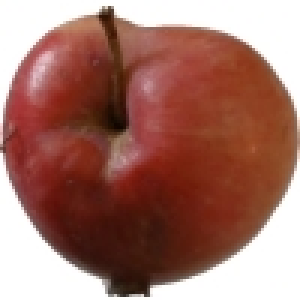
#> input picture fruits-360/Test/Apple 10/r1_67_100.jpg, 100 x 100 px, found by its file name (shown 3 times larger); its folder holds only this picture in this run
$ python extract_test_features.py
#> lines starting #> are read from the running program, lines starting #| are printed output that depends on the picture
import os
import cv2
import numpy as np
import pandas as pd
from skimage.feature import local_binary_pattern
import re
import logging

# Set up logging
logging.basicConfig(filename='extract_test_features.log', level=logging.INFO, format='%(asctime)s - %(message)s')

# Normalize similar classes (merge class names like "Apple 1", "Apple small" to "Apple")
def normalize_class(label):
    return re.sub(r'[^a-zA-Z]', '', label)  # Remove numbers and spaces

# Function to extract features from test images
def extract_test_features(test_data_dir):
#> called with test_data_dir = 'fruits-360/Test'
    features = []
    labels = []

    # Get the total number of images for progress tracking
    total_images = sum([len(os.listdir(os.path.join(test_data_dir, fruit_class))) for fruit_class in os.listdir(test_data_dir) if os.path.isdir(os.path.join(test_data_dir, fruit_class))])
    processed_images = 0

    logging.info(f"Started feature extraction for test data in '{test_data_dir}'...")

    for fruit_class in os.listdir(test_data_dir):
        class_path = os.path.join(test_data_dir, fruit_class)
        if not os.path.isdir(class_path):
            continue

        # Normalize the class name
        normalized_class = normalize_class(fruit_class)
        logging.info(f"Label before normalization: {fruit_class}, normalized: {normalized_class}")

        for img_name in os.listdir(class_path):
            img_path = os.path.join(class_path, img_name)
            img = cv2.imread(img_path)
#> img is the input picture: shape (100, 100, 3); mean B, G, R 104.6, 115, 162.7
            img = cv2.resize(img, (100, 100))  # Resize image to 100x100 pixels

            # Extract color histogram
            hist = cv2.calcHist([img], [0, 1, 2], None, [8, 8, 8], [0, 256, 0, 256, 0, 256])
            hist = cv2.normalize(hist, hist).flatten()
#> hist = 512 values, max 0.815 at index 511, min 0 at index 5, mean 0.00568

            # Convert to grayscale
            gray = cv2.cvtColor(img, cv2.COLOR_BGR2GRAY)
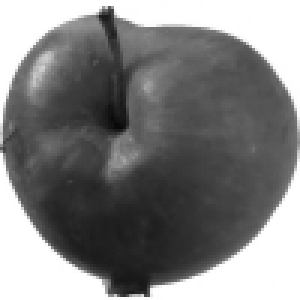
#> gray: shape (100, 100) (shown 3 times larger); min 8, max 255, mean 128.1

            # Extract texture (LBP)
            lbp = local_binary_pattern(gray, P=24, R=3, method='uniform')
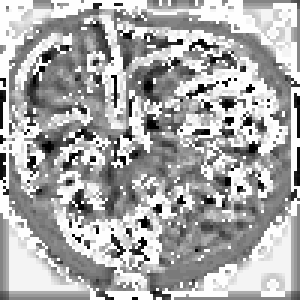
#> lbp: shape (100, 100) float64 (shown 3 times larger); min 0, max 25, mean 16.6; drawn with min black and max white
            lbp_hist, _ = np.histogram(lbp.ravel(), bins=np.arange(0, 27), range=(0, 26))
#> lbp_hist = 26 values, max 2635 at index 25, min 88 at index 2, mean 384.6
            lbp_hist = lbp_hist.astype("float") / lbp_hist.sum()
#> lbp_hist = 26 values, max 0.264 at index 25, min 0.0088 at index 2, mean 0.0385

            # Extract shape features (Hu Moments)
            moments = cv2.moments(gray)
#> moments = moments, m00 1280797, centre m10/m00, m01/m00 = (50.68, 47.93)
            hu_moments = cv2.HuMoments(moments).flatten()
#> hu_moments = [0.00173, 2.32e-09, 1.2e-11, 1.96e-11, -1.77e-22, 4.65e-16, 2.43e-22]
            hu_moments = -np.sign(hu_moments) * np.log10(np.abs(hu_moments) + 1e-10)
#> hu_moments = [2.76, 8.62, 9.95, 9.92, -10, 10, 10]

            # Combine features into a feature vector
            feature_vector = np.hstack([hist, lbp_hist, hu_moments])
#> feature_vector = 545 values, max 10 at index 544, min -10 at index 542, mean 0.0829

            features.append(feature_vector)
            labels.append(normalized_class)  # Use normalized class as label

            processed_images += 1
            if processed_images % 50 == 0:  # Log progress every 50 images
                logging.info(f"Processed {processed_images}/{total_images} images... ({(processed_images/total_images)*100:.2f}%)")
#> pass 2 of the loop in extract_test_features, `for fruit_class in os.listdir(test_data_dir):`:
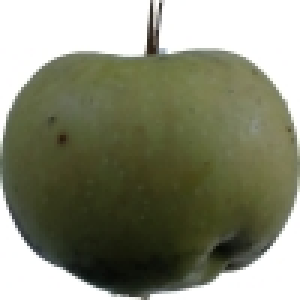
#> input picture fruits-360/Test/Apple 12/r0_235_100.jpg, 100 x 100 px, found by its file name (shown 3 times larger)
#> in extract_test_features, img is the input picture: shape (100, 100, 3); mean B, G, R 118.1, 138.4, 136
#> hist = 512 values, max 0.758 at index 511, min 0 at index 2, mean 0.00479
#> in extract_test_features, `gray = cv2.cvtColor(img, cv2.COLOR_BGR2GRAY)`:
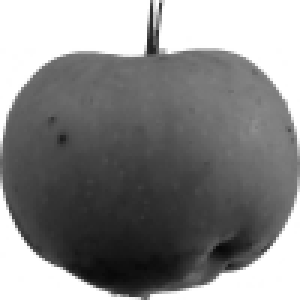
#> gray: shape (100, 100) (shown 3 times larger); min 8, max 255, mean 135.4
#> in extract_test_features, `lbp = local_binary_pattern(gray, P=24, R=3, method='uniform')`:
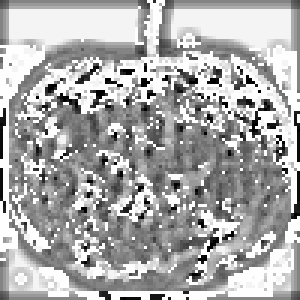
#> lbp: shape (100, 100) float64 (shown 3 times larger); min 0, max 25, mean 16.9; drawn with min black and max white
#> in extract_test_features, `lbp_hist, _ = np.histogram(lbp.ravel(), bins=np.arange(0, 27), range=(..`: lbp_hist = 26 values, max 2337 at index 25, min 52 at index 5, mean 384.6
#> in extract_test_features, `lbp_hist = lbp_hist.astype("float") / lbp_hist.sum()`: lbp_hist = 26 values, max 0.234 at index 25, min 0.0052 at index 5, mean 0.0385
#> moments = moments, m00 1354232, centre m10/m00, m01/m00 = (50.95, 42.08)
#> in extract_test_features, `hu_moments = cv2.HuMoments(moments).flatten()`: hu_moments = [0.00153, 1.43e-09, 3.26e-12, 1.43e-10, 2.26e-21, 7.86e-16, -2.1e-21]
#> in extract_test_features, `hu_moments = -np.sign(hu_moments) * np.log10(np.abs(hu_moments) + 1e-10)`: hu_moments = [2.81, 8.81, 9.99, 9.61, 10, 10, -10]
#> feature_vector = 545 values, max 10 at index 542, min -10 at index 544, mean 0.082
#> pass 3 of the loop in extract_test_features, `for fruit_class in os.listdir(test_data_dir):`:
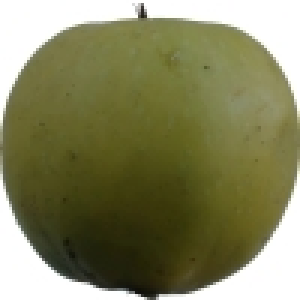
#> input picture fruits-360/Test/Apple 13/r0_219_100.jpg, 100 x 100 px, found by its file name (shown 3 times larger)
#> in extract_test_features, img is the input picture: shape (100, 100, 3); mean B, G, R 95.2, 132.3, 132.7
#> hist = 512 values, max 0.615 at index 511, min 0 at index 2, mean 0.00531
#> in extract_test_features, `gray = cv2.cvtColor(img, cv2.COLOR_BGR2GRAY)`:
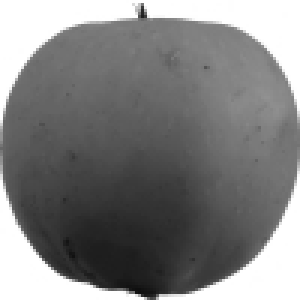
#> gray: shape (100, 100) (shown 3 times larger); min 14, max 255, mean 128.2
#> in extract_test_features, `lbp = local_binary_pattern(gray, P=24, R=3, method='uniform')`:
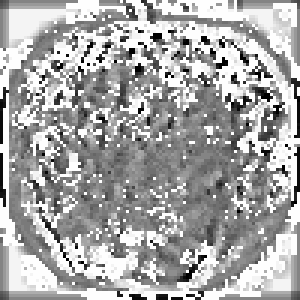
#> lbp: shape (100, 100) float64 (shown 3 times larger); min 0, max 25, mean 16.5; drawn with min black and max white
#> in extract_test_features, `lbp_hist, _ = np.histogram(lbp.ravel(), bins=np.arange(0, 27), range=(..`: lbp_hist = 26 values, max 2723 at index 25, min 62 at index 3, mean 384.6
#> in extract_test_features, `lbp_hist = lbp_hist.astype("float") / lbp_hist.sum()`: lbp_hist = 26 values, max 0.272 at index 25, min 0.0062 at index 3, mean 0.0385
#> moments = moments, m00 1282277, centre m10/m00, m01/m00 = (51.17, 44.87)
#> in extract_test_features, `hu_moments = cv2.HuMoments(moments).flatten()`: hu_moments = [0.00164, 1.37e-09, 8.65e-13, 7.52e-11, -5.58e-22, -1.71e-15, 2.39e-22]
#> in extract_test_features, `hu_moments = -np.sign(hu_moments) * np.log10(np.abs(hu_moments) + 1e-10)`: hu_moments = [2.79, 8.83, 10, 9.76, -10, -10, 10]
#> feature_vector = 545 values, max 10 at index 544, min -10 at index 542, mean 0.046

    # Save the extracted features and labels to CSV
    df = pd.DataFrame(features)
    df['label'] = labels
    df.to_csv("test_features.csv", index=False)
    logging.info("Feature extraction complete. Saved to test_features.csv")

# Run feature extraction on the test set
extract_test_features("fruits-360/Test")
